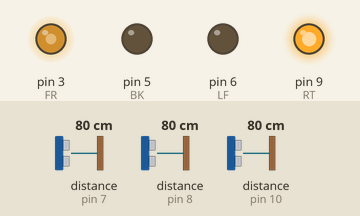
A sketch run on a simulated Arduino Uno, built with avr-gcc and run on an emulated ATmega328P. Parts: output pins drawn as LEDs (lit = HIGH). Wiring (inferred from the names in the program): 3 × ultrasonic range finder: trigger pin 11, echo pin 7 / trigger pin 12, echo pin 8 / trigger pin 13, echo pin 10. The test bench sets the inputs (shaded band); at power-on: distance to the obstacle (sensors on pin 8, pin 7, pin 10) 80 cm. The echo pulse lasts 58.3 µs per cm; pins used as bus, display or sensor lines are not drawn.

Above: at 6.2 s.
6.3 s: distance to the obstacle (sensor on pin 8) set to 85 cm
At 9.3 s:
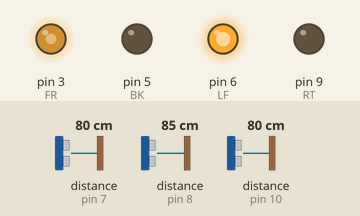
12.5 s: distance to the obstacle (sensor on pin 7) set to 96 cm
16.2 s: distance to the obstacle (sensor on pin 7) set to 106 cm
At 17.4 s:
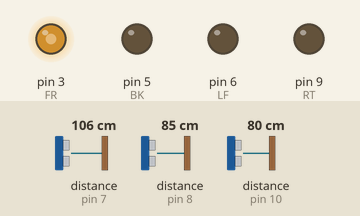
Timing chart, 0 to 19.2 s (numbered marks = the images above; inputs shaded):
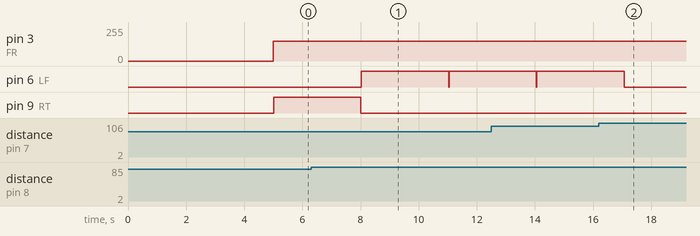

Measured:
- the behaviour switches between 80 and 81 cm on distance to the obstacle (sensor on pin 8) (found by bisection; images 0 and 1)
- the behaviour switches between 101 and 102 cm on distance to the obstacle (sensor on pin 7) (found by bisection; images 1 and 2)
- after the input at 6.3 s, pin 6 (LF): LOW → HIGH after 1.7 s, → LOW 3.0 s later, → HIGH 0.02 s later; pin 9 (RT): goes on until 8.0 s, then stays LOW
- after the input at 16.2 s, pin 6 (LF): goes on until 17.1 s, then stays LOW

The sketch:

Main.ino
```cpp
#include"autonomous.h"

CarAI AI;

void setup() {

  AI.SetupAI();

  Serial.begin(9600);

  delay(5000);
}

void loop() {
  AI.Run();
}
```

autonomous.h
```cpp
#define FR_SPEED 150
#define BK_SPEED 100
#define TURN_TIME 3000
//Distance to obsticle before which to initiate a turn
#define TURN_TRESHOLD 100
#define BREAK_TIME 100
#define SOUND_SPEED 0.034029

#define FR 3
#define BK 5
#define LF 6
#define RT 9

#define FR_ECHO 7
#define LF_ECHO 8
#define RT_ECHO 10

#define FR_TRIG 11
#define LF_TRIG 12
#define RT_TRIG 13

#define DEFAULT_ROUTINE &Drive

class CarAI;

typedef bool (CarAI::*RoutinePtr)();

class CarAI {

  bool IsGoingForward = false;
  bool IsTurning = false;
  bool ShouldStabilize = false;

  //Func ptr to curr and next routine.
  //Implemented with finite amount of routines and not using stack is because im too lazy to implement a stack. (Embeded doesnt support std)
  RoutinePtr CurrentRoutine = DEFAULT_ROUTINE;
  RoutinePtr NextRoutine;

  //All purpose variable for timers;
  unsigned RoutineTimer = 0;
  bool IsInRoutine = false;

public:

  CarAI(){};

  void SetupAI(){
    pinMode(FR_TRIG, OUTPUT);
    pinMode(LF_TRIG, OUTPUT);
    pinMode(RT_TRIG, OUTPUT);
    pinMode(FR, OUTPUT);
    pinMode(BK, OUTPUT);
    pinMode(LF, OUTPUT);
    pinMode(RT, OUTPUT);
    pinMode(FR_ECHO, INPUT);
    pinMode(LF_ECHO, INPUT);
    pinMode(RT_ECHO, INPUT);
  }

  void SetStabilize (bool Value){
    ShouldStabilize = Value;
  }

  void Run(){
    if((this->*CurrentRoutine)()){
      if(NextRoutine == nullptr){
        SetNextRoutine(DEFAULT_ROUTINE);
      }
      CurrentRoutine = NextRoutine;
      NextRoutine = nullptr;
      IsInRoutine = false;
    }
  }

protected:
  void SetCurrentRoutine(RoutinePtr p){
    CurrentRoutine = p;
  }

  void SetNextRoutine(RoutinePtr p){
    NextRoutine = p;
  }

  float CalcDist(int sens, int trig){
    digitalWrite(trig, LOW);
    delayMicroseconds(2);
    digitalWrite(trig, HIGH);
    delayMicroseconds(100);
    digitalWrite(trig, LOW);
    int dur = pulseIn(sens, HIGH);
    float len = ((float)dur*SOUND_SPEED)/2;
    return len;
  }

  void Stop(){
    SetCurrentRoutine(&Break);
  }

private:

  bool Break(){
    if(!IsInRoutine){
      //First run
      analogWrite(BK, BK_SPEED);
      RoutineTimer = millis();
      IsInRoutine = true;
    }

    if(millis() - RoutineTimer > BREAK_TIME){
      //exit routine
      analogWrite(BK, 0);
      IsInRoutine = false;
      return 1;
    }
    return 0;
  }

  bool Drive(){
    if(!IsInRoutine){
      analogWrite(FR, FR_SPEED);
      IsInRoutine = true;
    }

    if(CalcDist(FR_ECHO, FR_TRIG) < TURN_TRESHOLD){
      if(CalcDist(LF_ECHO, LF_TRIG) > CalcDist(RT_ECHO, RT_TRIG)){
        SetNextRoutine(&TurnLeft);
      }else {
        SetNextRoutine(&TurnRight);
      }
      analogWrite(FR, 0);
      return 1;
    }

    return 0;
  }

  bool TurnLeft(){
    if(!IsInRoutine){
      analogWrite(FR, FR_SPEED);
      analogWrite(LF, 255);
      RoutineTimer = millis();
      IsInRoutine = true;
    }

    if(millis() - RoutineTimer > TURN_TIME){
      //exit routine
      analogWrite(FR, 0);
      analogWrite(LF, 0);
      //analogWrite(RT, 255);
      //analogWrite(RT, 0);
      IsInRoutine = false;
      return 1;
    }

    return 0;
  }

   bool TurnRight(){
    if(!IsInRoutine){
      analogWrite(FR, FR_SPEED);
      analogWrite(RT, 255);
      RoutineTimer = millis();
      IsInRoutine = true;
    }

    if(millis() - RoutineTimer > TURN_TIME){
      //exit routine
      analogWrite(FR, 0);
      analogWrite(RT, 0);
      //analogWrite(LF, 255);
      //analogWrite(LF, 0);
      IsInRoutine = false;
      return 1;
    }

    return 0;
  }

};
```
